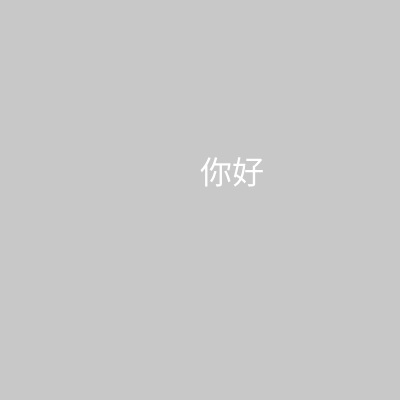
Frame 1 (no input)
Frame 60 (no input): identical to frame 1, image omitted
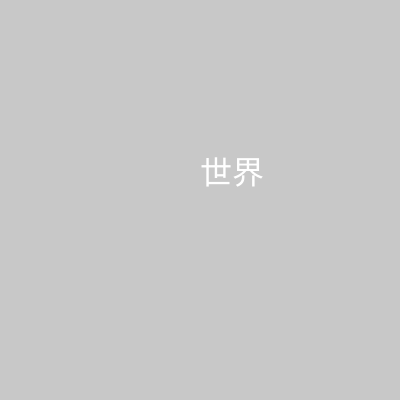
Frame 120 (the mouse pressed at the canvas centre since frame 60)

The p5.js sketch that drew these frames (run headless with seeded random() and noise() and a simulated clock; from frame 60 on, the mouse is pressed at the canvas centre):

// p5.js sketch
// ── sketch.js
var words = ["你好","世界","东京奥运会"];

var index = 0;

function setup() {
    createCanvas(400, 400);
}

function draw() {
    background(200);
    fill(255);
    textSize(32);
    text(words[index], 200, height/2-16);
}

function mousePressed() {
    index = index + 1;
    if (index == words.length) {
        index = 0;
    }
}
